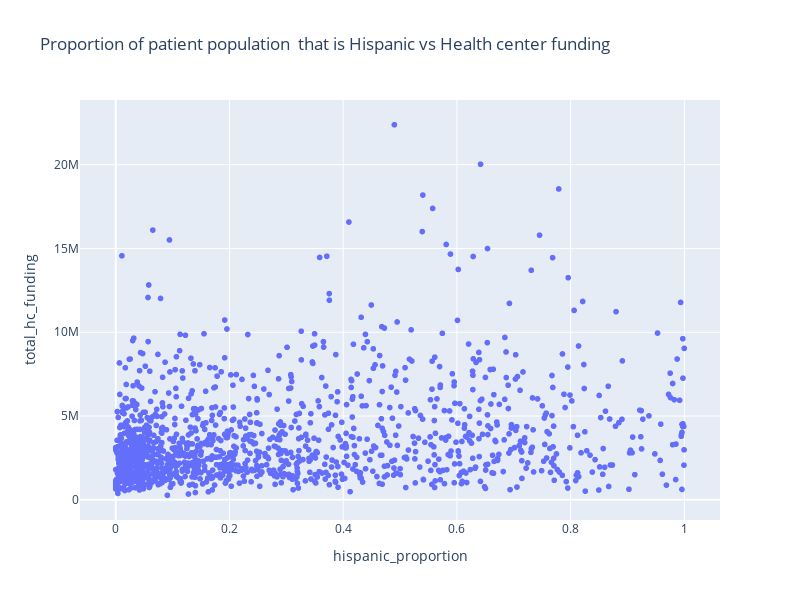

Here is the notebook cell this chart was saved with:
### Code cell
fig = px.scatter(df, x='hispanic_proportion', y='total_hc_funding', hover_data='HealthCenterName',
                 title = "Proportion of patient population  that is Hispanic vs Health center funding", 
                 width=800, height=600)
fig.show()

### Figure 1 — Plotly figure (JSON) as saved in the notebook; plotly's stock layout.template omitted (floating-point values rounded to 4 significant figures; data arrays with more than 128 entries replaced by an {"elided": "..."} marker saying what was removed)
{"data": [{"customdata": {"elided": "1370x1 str values"}, "hovertemplate": "hispanic_proportion=%{x}<br>total_hc_funding=%{y}<br>HealthCenterName=%{customdata[0]}<extra></extra>", "legendgroup": "", "marker": {"color": "#636efa", "symbol": "circle"}, "mode": "markers", "name": "", "showlegend": false, "type": "scattergl", "x": {"elided": "1370 float values"}, "xaxis": "x", "y": {"elided": "1370 int values"}, "yaxis": "y"}], "layout": {"height": 600, "legend": {"tracegroupgap": 0}, "title": {"text": "Proportion of patient population  that is Hispanic vs Health center funding"}, "width": 800, "xaxis": {"anchor": "y", "domain": [0, 1], "title": {"text": "hispanic_proportion"}}, "yaxis": {"anchor": "x", "domain": [0, 1], "title": {"text": "total_hc_funding"}}}}
